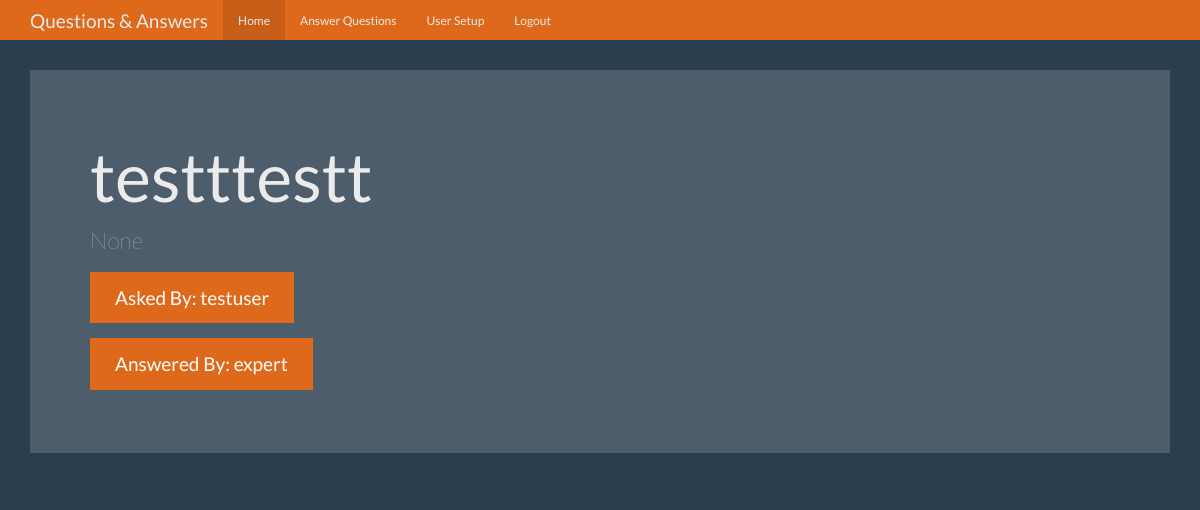
Page /question/2 (signed in) on the committed database.
### tables this page shows
CREATE TABLE questions
(
    id          integer primary key autoincrement,
    question    text not null,
    answer_text text,
    asked_by_id text not null,
    expert_id   text not null
);

CREATE TABLE users
(
    id       integer primary key autoincrement,
    name     text    not null,
    password text    not null,
    expert   boolean not null,
    admin    boolean not null
);

### app.py (the view)
@app.route('/question/<int:question_id>')
def question(question_id):
    user = get_current_user()
    db = database.get_db()
    q_cur = db.execute('''
        select
        questions.question as text,
        questions.answer_text as answer,
        users_experts.name as expert_name,
        users_asked_by.name as asked_by_name
        from questions
        join users as users_asked_by on users_asked_by.id = questions.asked_by_id
        join users as users_experts on users_experts.id = questions.expert_id
        where questions.id = ?
    ''', [question_id])
    question_data = q_cur.fetchone()
    print(question_data)
    return render_template('pages/question.html', head_title='Question', user=user, question=question_data)

### app.py (called while the page is built)
def get_current_user():
    user_result = None
    if 'user' in session:
        user = session['user']
        db = database.get_db()
        user_cur = db.execute('select * from users where name = ?', [user])
        user_result = user_cur.fetchone()
    return user_result

### database.py (called while the page is built)
def connect_db():
    conn = sqlite3.connect(settings.SQLITE_DB_PATH)
    conn.row_factory = DbRow
    return conn

def get_db():
    if not hasattr(g, 'sqlite_db'):
        g.sqlite_db = connect_db()
    return g.sqlite_db

    def __repr__(self):
        return f'{type(self).__name__}({dict(self)})'

### templates/pages/question.html
{% extends 'base.html' %}
{% block content %}
    <div class="container theme-showcase" role="main">
      <div class="jumbotron">
        <h1>{{ question.text }}</h1>
        <p>{{ question.answer }}</p>
        <p><a class="btn btn-primary btn-lg">Asked By: {{ question.asked_by_name }}</a></p>
        <p><a class="btn btn-primary btn-lg">Answered By: {{ question.expert_name }}</a></p>
      </div>
    </div>
{% endblock %}

### static/theme.css (style rules this page uses)
body { padding-top: 70px; padding-bottom: 30px; }

### rows in the picture
questions: text "testttestt"
users: asked_by_name "testuser"
users: expert_name "expert"

### other values in the picture
{{ question.answer }} "None"
